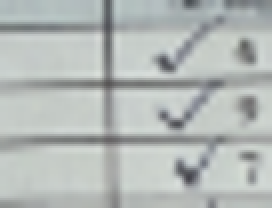
#> input picture runtime/receipt_examples/check.png, 136 x 104 px (shown 2 times larger)
$ python -i receiving_preview.py   (imports and definitions only)   (older library calls are emulated)
#> lines starting #> are read from the running program, lines starting #| are printed output that depends on the picture; after the words box and inside, x2 and y2 are one past the last pixel; in counts of white or black regions, pixels touching at a corner belong together
"""Non-destructive document previews. Never changes or saves the source image."""
from pathlib import Path
from PIL import Image, ImageOps, ImageStat
import numpy as np
import cv2

def document_crop(image):
    """Conservative page-boundary crop; uncertain boundaries retain the full image."""
    w,h=image.size
    scale=min(1.,1100/max(w,h))
    rgb=cv2.resize(np.asarray(image),(max(1,round(w*scale)),max(1,round(h*scale))),interpolation=cv2.INTER_AREA);gray=cv2.cvtColor(rgb,cv2.COLOR_RGB2GRAY)
    blur=cv2.GaussianBlur(gray,(5,5),0)
    edges=cv2.Canny(blur,35,110)
    edges=cv2.morphologyEx(edges,cv2.MORPH_CLOSE,np.ones((5,5),np.uint8))
    _,mask=cv2.threshold(blur,0,255,cv2.THRESH_BINARY+cv2.THRESH_OTSU)
    total=gray.size;candidates=[]
    for binary in (edges,mask):
        contours,_=cv2.findContours(binary,cv2.RETR_EXTERNAL,cv2.CHAIN_APPROX_SIMPLE)
        for contour in contours:
            area=cv2.contourArea(contour)
            if not .42*total<=area<=.96*total:continue
            poly=cv2.approxPolyDP(contour,.025*cv2.arcLength(contour,True),True)
            if len(poly)!=4 or not cv2.isContourConvex(poly):continue
            box=cv2.boundingRect(poly);x,y,bw,bh=box
            if bw<gray.shape[1]*.45 or bh<gray.shape[0]*.45:continue
            # A four-sided table inside a page is not a page boundary.
            inside=np.zeros_like(gray);cv2.fillConvexPoly(inside,poly,255)
            outer=cv2.dilate(inside,np.ones((17,17),np.uint8))
            ring=(outer>0)&(inside==0)
            if ring.sum()<200:continue
            interior=cv2.erode(inside,np.ones((17,17),np.uint8))>0
            if interior.sum()<200:continue
            contrast=float(np.median(gray[interior]))-float(np.median(gray[ring]))
            if contrast<14:continue
            if area/(bw*bh)<.78:continue
            # Retain generous safety margins around all edges including stamps.
            pad=max(12,round(max(w,h)*.025))
            bounds=(max(0,int(x/scale)-pad),max(0,int(y/scale)-pad),
                    min(w,int((x+bw)/scale)+pad),min(h,int((y+bh)/scale)+pad))
            retained=(bounds[2]-bounds[0])*(bounds[3]-bounds[1])/(w*h)
            if retained>.97:continue
            candidates.append((area,bounds))
    if not candidates:return image,None
    bounds=max(candidates,key=lambda item:item[0])[1]
    return image.crop(bounds),bounds

def brighten(image):
    gray=image.convert('L');hist=gray.histogram();count=sum(hist)
    acc=0;paper=255
    for i,n in enumerate(hist):
        acc+=n
        if acc>=count*.75:paper=i;break
    if paper>=220:return image.copy(),False
    # Gamma lifts shadows while retaining dark ink and colored annotations.
    gamma=max(.62,min(.94,paper/230))
    lut=[round(255*((i/255)**gamma)) for i in range(256)]
    result=image.point(lut*3)
    return result,True

def prepare_preview(path,light=True,crop=True):
#> called with path = 'receipt_examples/check.png', light = True, crop = True
    path=Path(path)
    with Image.open(path) as source:
        # Archive WebP pages are already upright; avoid Pillow's animation decoder.
#> source is the input picture: PIL image 136x104 RGBA; mean R, G, B, A 179.1, 184.7, 182.7, 255
        if source.format=='WEBP' and getattr(source,'n_frames',1)==1 and source.getexif().get(274,1)==1:
            decoded=cv2.imdecode(np.fromfile(path,dtype=np.uint8),cv2.IMREAD_COLOR)
            if decoded is None:raise ValueError('Không giải mã được ảnh: '+str(path))
            image=Image.fromarray(cv2.cvtColor(decoded,cv2.COLOR_BGR2RGB))
        else:
            ImageOps.exif_transpose(source,in_place=True)
            image=source.convert('RGB')
    original_size=image.size;bounds=None
#> after `original_size = image.size`: original_size = (136, 104)
    if crop:image,bounds=document_crop(image)
#> in document_crop, `edges=cv2.Canny(blur,35,110)`:
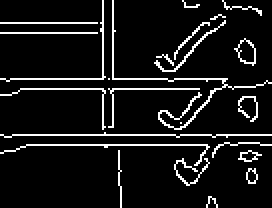
#> edges: shape (104, 136) (shown 2 times larger); 8.7% white in thin lines or dots
#> in document_crop, `edges=cv2.morphologyEx(edges,cv2.MORPH_CLOSE,np.ones((5,5),np.uint8))`:
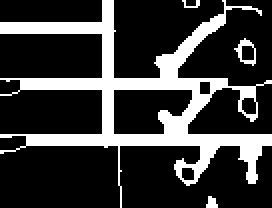
#> edges: shape (104, 136) (shown 2 times larger); 22.8% white; 4 white regions (1 under 20 px), largest, box (x1, y1, x2, y2) and area: (0, 0, 136, 104) 3129, (117, 19, 128, 33) 58, (103, 98, 109, 104) 26
#> in document_crop, `_,mask=cv2.threshold(blur,0,255,cv2.THRESH_BINARY+cv2.THRESH_OTSU)`:
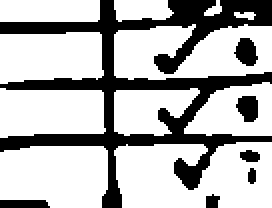
#> mask: shape (104, 136) (shown 2 times larger); 70.9% white; 7 black regions, largest, box (x1, y1, x2, y2) and area: (0, 0, 136, 104) 3669, (117, 19, 129, 33) 118, (118, 48, 129, 61) 113
#> the loop in document_crop, `for binary in (edges,mask):` made 2 passes
#> after the loop in document_crop, `for binary in (edges,mask):`: candidates = []
    changed=False
    if light:image,changed=brighten(image)
#> in brighten, `hist = gray.histogram()`: hist = 256 values, max 820 at index 202, min 0 at index 0, mean 55.25
#> in brighten, `count = sum(hist)`: count = 14144
#> the loop in brighten, `for i,n in enumerate(hist):` made 203 passes
#> (acc, paper) on pass 203: (10817, 202)
#> acc on passes 1 to 6: 0, 0, 0, 0, 0, 0
#> after the loop in brighten, `for i,n in enumerate(hist):`: acc = 10817
#> in brighten, `gamma=max(.62,min(.94,paper/230))`: gamma = 0.878
#> in brighten, `lut=[round(255*((i/255)**gamma)) for i in range(256)]`: lut = 256 values from 0 to 255
#> changed = True
    if max(image.size)>2800:
        ratio=2800/max(image.size)
        size=tuple(max(1,round(n*ratio)) for n in image.size)
        image=Image.fromarray(cv2.resize(np.asarray(image),size,interpolation=cv2.INTER_AREA))
    return image,{'brightened':changed,'crop_box':bounds,'original_size':original_size,
                  'label':('Đã làm sáng' if changed else 'Giữ ánh sáng gốc')+
                      (' · Đã cắt viền' if bounds else ' · Giữ toàn khung')}

>>> result = prepare_preview('receipt_examples/check.png')

$ run again, on runtime/receipt_examples/cross-number.png
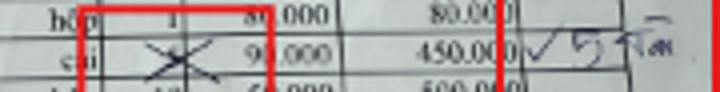
#> input picture runtime/receipt_examples/cross-number.png, 720 x 92 px
#> in prepare_preview, source is the input picture: PIL image 720x92 RGBA; mean R, G, B, A 172.4, 166, 165, 255
#> in document_crop, `edges=cv2.Canny(blur,35,110)`:
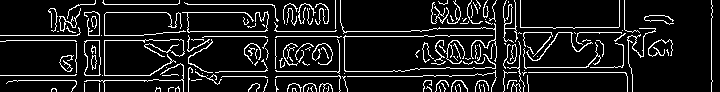
#> edges: shape (92, 720); 11% white in thin lines or dots
#> in document_crop, `_,mask=cv2.threshold(blur,0,255,cv2.THRESH_BINARY+cv2.THRESH_OTSU)`:
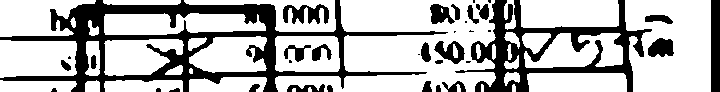
#> mask: shape (92, 720); 70.3% white; 36 black regions (12 under 20 px), largest, box (x1, y1, x2, y2) and area: (0, 0, 448, 92) 10126, (455, 0, 652, 92) 5294, (711, 0, 720, 92) 828
#> the loop in document_crop, `for binary in (edges,mask):` made 2 passes
#> after the loop in document_crop, `for binary in (edges,mask):`: candidates = []
#> hist = 256 values, max 2037 at index 202, min 0 at index 0, mean 258.8
#> count = 66240
#> the loop in brighten, `for i,n in enumerate(hist):` made 200 passes
#> (acc, paper) on pass 200: (50255, 199)
#> after the loop in brighten, `for i,n in enumerate(hist):`: acc = 50255
#> gamma = 0.865
#> lut = 256 values from 0 to 255
#> changed = True

$ run again, on runtime/receipt_examples/cross-zero.png
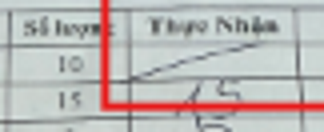
#> input picture runtime/receipt_examples/cross-zero.png, 324 x 132 px
#> in prepare_preview, source is the input picture: PIL image 324x132 RGBA; mean R, G, B, A 187.3, 182.8, 181.5, 255
#> in document_crop, `edges=cv2.Canny(blur,35,110)`:
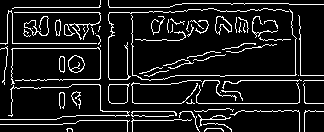
#> edges: shape (132, 324); 10.7% white in thin lines or dots
#> in document_crop, `_,mask=cv2.threshold(blur,0,255,cv2.THRESH_BINARY+cv2.THRESH_OTSU)`:
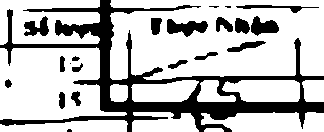
#> mask: shape (132, 324); 74.2% white; 21 black regions (4 under 20 px), largest, box (x1, y1, x2, y2) and area: (0, 0, 324, 132) 8479, (167, 19, 208, 37) 441, (251, 16, 279, 36) 345
#> the loop in document_crop, `for binary in (edges,mask):` made 2 passes
#> after the loop in document_crop, `for binary in (edges,mask):`: candidates = []
#> hist = 256 values, max 2363 at index 209, min 0 at index 0, mean 167.1
#> count = 42768
#> the loop in brighten, `for i,n in enumerate(hist):` made 209 passes
#> (acc, paper) on pass 209: (32319, 208)
#> after the loop in brighten, `for i,n in enumerate(hist):`: acc = 32319
#> gamma = 0.904
#> lut = 256 values from 0 to 255
#> changed = True

$ run again, on runtime/receipt_examples/unmarked.png
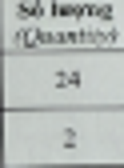
#> input picture runtime/receipt_examples/unmarked.png, 124 x 168 px
#> in prepare_preview, source is the input picture: PIL image 124x168 RGBA; mean R, G, B, A 180.5, 186.3, 183.1, 255
#> in document_crop, `edges=cv2.Canny(blur,35,110)`:
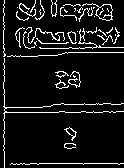
#> edges: shape (168, 124); 8.4% white in thin lines or dots
#> in document_crop, `_,mask=cv2.threshold(blur,0,255,cv2.THRESH_BINARY+cv2.THRESH_OTSU)`:
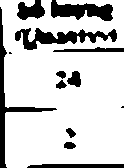
#> mask: shape (168, 124); 80.6% white; 13 black regions (2 under 20 px), largest, box (x1, y1, x2, y2) and area: (15, 28, 117, 50) 980, (0, 7, 57, 168) 898, (51, 0, 113, 21) 796
#> the loop in document_crop, `for binary in (edges,mask):` made 2 passes
#> after the loop in document_crop, `for binary in (edges,mask):`: candidates = []
#> hist = 256 values, max 1806 at index 201, min 0 at index 0, mean 81.38
#> count = 20832
#> the loop in brighten, `for i,n in enumerate(hist):` made 203 passes
#> (acc, paper) on pass 203: (16392, 202)
#> after the loop in brighten, `for i,n in enumerate(hist):`: acc = 16392
#> gamma = 0.878
#> lut = 256 values from 0 to 255
#> changed = True
